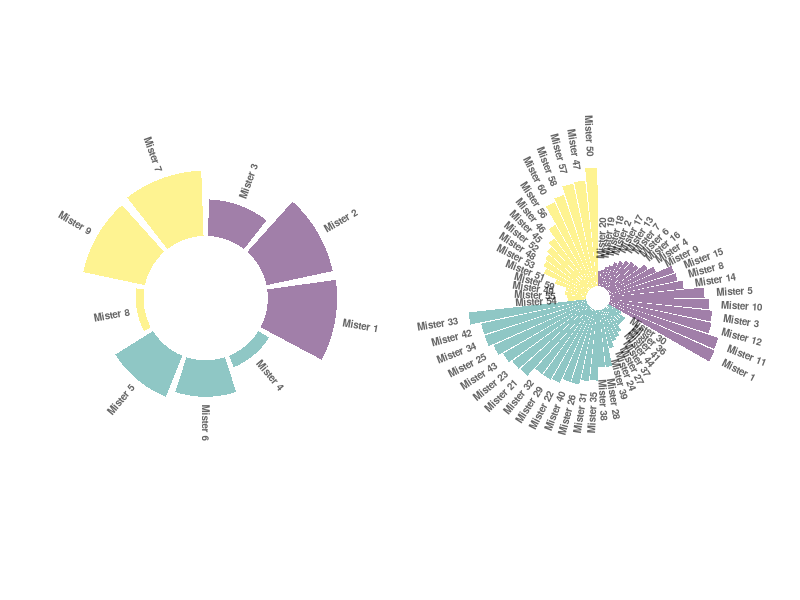
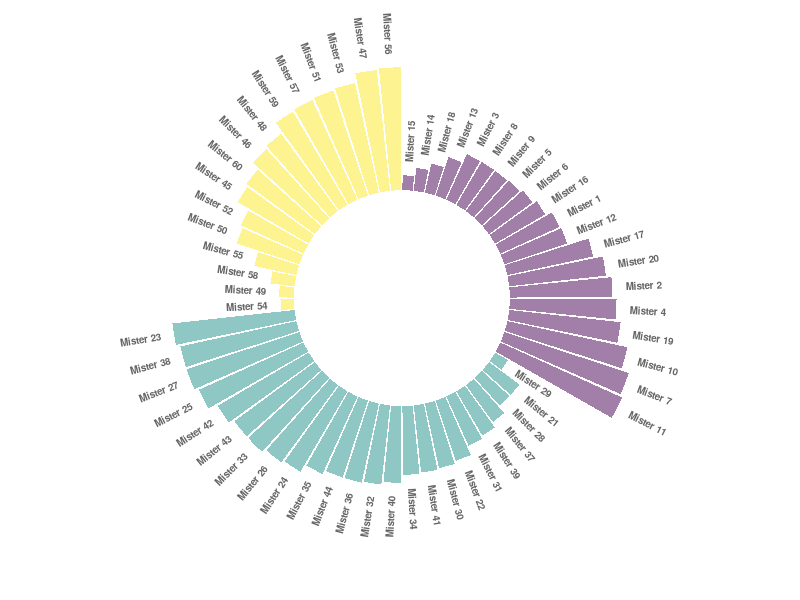

Reproduce these figures in R, in order.
## ---- chunk 1
# package
library(tidyverse)
library(viridis)
library(patchwork)

# Create dataset
data=data.frame(
  individual=paste( "Mister ", seq(1,9), sep=""),
  group=c( rep('A', 3), rep('C', 3), rep('D', 3)) ,
  value=sample( seq(10,100), 9, replace=T)
)
data = data %>% arrange(group, value)

# Set a number of 'empty bar' to add at the end of each group
empty_bar=1
to_add = data.frame( matrix(NA, empty_bar*nlevels(data$group), ncol(data)) )
colnames(to_add) = colnames(data)
to_add$group=rep(levels(data$group), each=empty_bar)
data=rbind(data, to_add)
data=data %>% arrange(group)
data$id=seq(1, nrow(data))
 
# Get the name and the y position of each label
label_data=data
number_of_bar=nrow(label_data)
angle= 90 - 360 * (label_data$id-0.5) /number_of_bar     # I subtract 0.5 because the letter must have the angle of the center of the bars. Not extreme right(1) or extreme left (0)
label_data$hjust<-ifelse( angle < -90, 1, 0)
label_data$angle<-ifelse(angle < -90, angle+180, angle)
 

# Make the plot
p1 = ggplot(data, aes(x=as.factor(id), y=value, fill=group)) +       # Note that id is a factor. If x is numeric, there is some space between the first bar
  
  geom_bar(aes(x=as.factor(id), y=value, fill=group), stat="identity", alpha=0.5) +
  scale_fill_viridis(discrete=TRUE) +
  ylim(-80,120) +
  theme_minimal() +
  theme(
    legend.position = "none",
    axis.text = element_blank(),
    axis.title = element_blank(),
    panel.grid = element_blank(),
    plot.margin = unit(rep(-1,4), "cm") 
  ) +
  coord_polar() + 
  geom_text(data=label_data, aes(x=id, y=value+10, label=individual, hjust=hjust), color="black", fontface="bold",alpha=0.6, size=2.5, angle= label_data$angle, inherit.aes = FALSE ) 
  


# Create dataset 2
data=data.frame(
  individual=paste( "Mister ", seq(1,60), sep=""),
  group=c( rep('A', 20), rep('C', 24), rep('D', 16)) ,
  value=sample( seq(10,100), 60, replace=T)
)
data = data %>% arrange(group, value)

# Set a number of 'empty bar' to add at the end of each group
empty_bar=1
to_add = data.frame( matrix(NA, empty_bar*nlevels(data$group), ncol(data)) )
colnames(to_add) = colnames(data)
to_add$group=rep(levels(data$group), each=empty_bar)
data=rbind(data, to_add)
data=data %>% arrange(group)
data$id=seq(1, nrow(data))
 
# Get the name and the y position of each label
label_data=data
number_of_bar=nrow(label_data)
angle= 90 - 360 * (label_data$id-0.5) /number_of_bar     # I subtract 0.5 because the letter must have the angle of the center of the bars. Not extreme right(1) or extreme left (0)
label_data$hjust<-ifelse( angle < -90, 1, 0)
label_data$angle<-ifelse(angle < -90, angle+180, angle)
 

# Make the plot
p2 <- ggplot(data, aes(x=as.factor(id), y=value, fill=group)) +       # Note that id is a factor. If x is numeric, there is some space between the first bar
  
  geom_bar(aes(x=as.factor(id), y=value, fill=group), stat="identity", alpha=0.5) +
  scale_fill_viridis(discrete=TRUE) +
  ylim(-10,120) +
  theme_minimal() +
  theme(
    legend.position = "none",
    axis.text = element_blank(),
    axis.title = element_blank(),
    panel.grid = element_blank(),
    plot.margin = unit(rep(-1,4), "cm") 
  ) +
  coord_polar() + 
  geom_text(data=label_data, aes(x=id, y=value+10, label=individual, hjust=hjust), color="black", fontface="bold",alpha=0.6, size=2.5, angle= label_data$angle, inherit.aes = FALSE ) 
  

p1 + p2
## ---- chunk 2
# package
library(tidyverse)
library(viridis)

# Create dataset
data=data.frame(
  individual=paste( "Mister ", seq(1,60), sep=""),
  group=c( rep('A', 20), rep('C', 24), rep('D', 16)) ,
  value=sample( seq(10,100), 60, replace=T)
)
data = data %>% arrange(group, value)

# Set a number of 'empty bar' to add at the end of each group
empty_bar=1
to_add = data.frame( matrix(NA, empty_bar*nlevels(data$group), ncol(data)) )
colnames(to_add) = colnames(data)
to_add$group=rep(levels(data$group), each=empty_bar)
data=rbind(data, to_add)
data=data %>% arrange(group)
data$id=seq(1, nrow(data))
 
# Get the name and the y position of each label
label_data=data
number_of_bar=nrow(label_data)
angle= 90 - 360 * (label_data$id-0.5) /number_of_bar     # I subtract 0.5 because the letter must have the angle of the center of the bars. Not extreme right(1) or extreme left (0)
label_data$hjust<-ifelse( angle < -90, 1, 0)
label_data$angle<-ifelse(angle < -90, angle+180, angle)
 

# Make the plot
p = ggplot(data, aes(x=as.factor(id), y=value, fill=group)) +       # Note that id is a factor. If x is numeric, there is some space between the first bar
  
  geom_bar(aes(x=as.factor(id), y=value, fill=group), stat="identity", alpha=0.5) +
  scale_fill_viridis(discrete=TRUE) +
  ylim(-80,120) +
  theme_minimal() +
  theme(
    legend.position = "none",
    axis.text = element_blank(),
    axis.title = element_blank(),
    panel.grid = element_blank(),
    plot.margin = unit(rep(-1,4), "cm") 
  ) +
  coord_polar() + 
  geom_text(data=label_data, aes(x=id, y=value+10, label=individual, hjust=hjust), color="black", fontface="bold",alpha=0.6, size=2.5, angle= label_data$angle, inherit.aes = FALSE ) 
  
p
